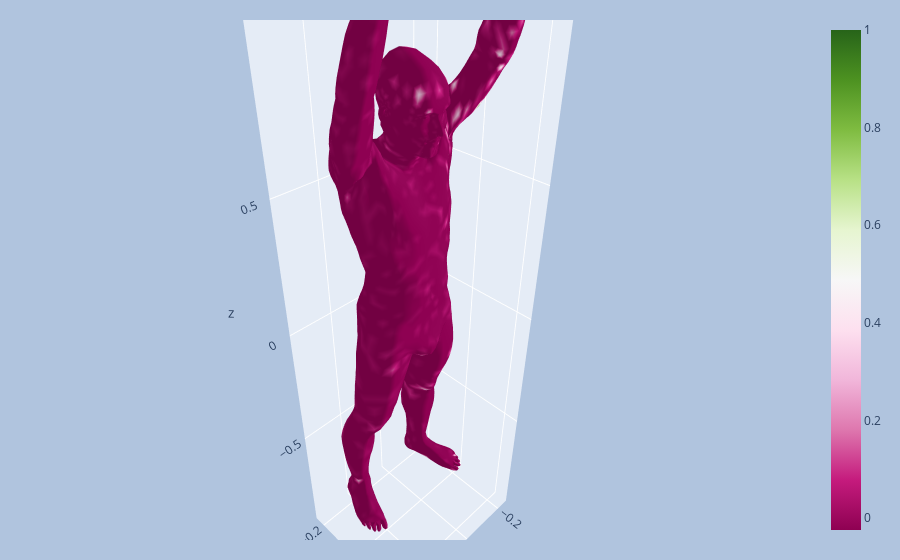

Source (notebook cell):
### Code cell
intensity = impact.detach().numpy()
visualize(mesh, intensity=intensity)

### Figure 1 — Plotly figure (JSON) as saved in the notebook; plotly's stock layout.template omitted (floating-point values rounded to 4 significant figures; data arrays with more than 128 entries replaced by an {"elided": "..."} marker saying what was removed)
{"data": [{"color": "lightpink", "i": {"elided": "13776 int values"}, "intensity": {"elided": "6890 float values"}, "j": {"elided": "13776 int values"}, "k": {"elided": "13776 int values"}, "opacity": 1, "showscale": true, "type": "mesh3d", "x": {"elided": "6890 float values"}, "y": {"elided": "6890 float values"}, "z": {"elided": "6890 float values"}}], "layout": {"autosize": true, "margin": {"b": 20, "l": 20, "r": 20, "t": 20}, "paper_bgcolor": "LightSteelBlue", "scene": {"aspectmode": "data", "aspectratio": {"x": 0.6881, "y": 0.5566, "z": 2.611}, "camera": {"center": {"x": 0, "y": 0, "z": 0}, "eye": {"x": 1.25, "y": 1.25, "z": 1.25}, "projection": {"type": "perspective"}, "up": {"x": 0, "y": 0, "z": 1}}}}}
